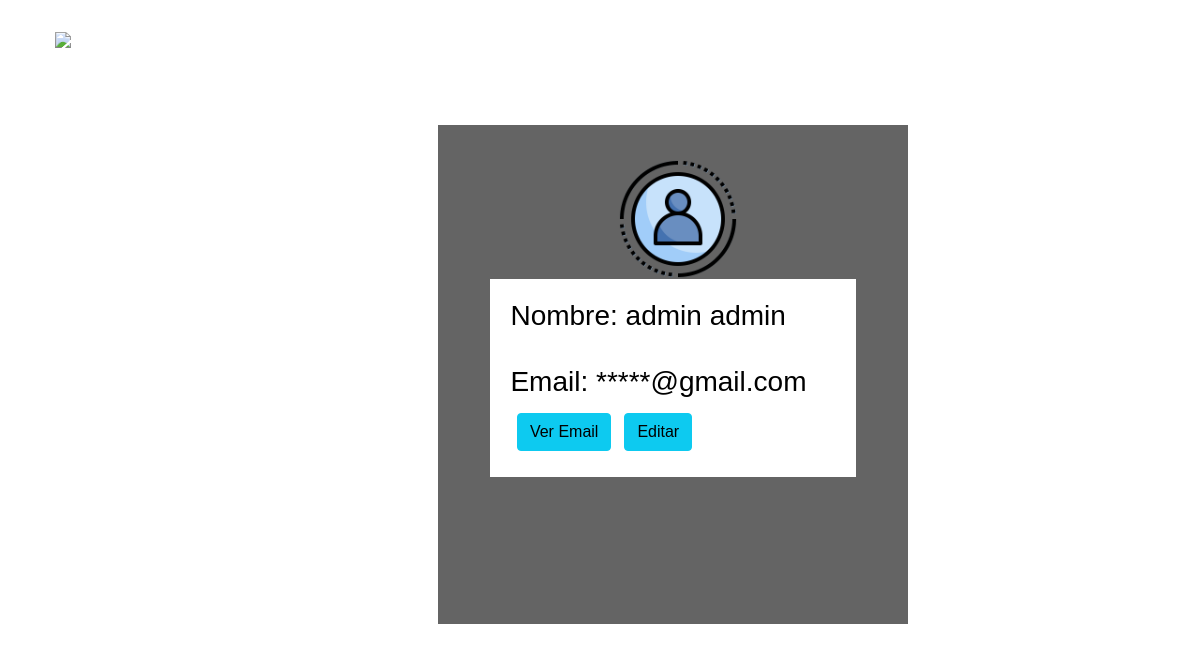
The page /perfil (signed in) on the database as committed earlier.
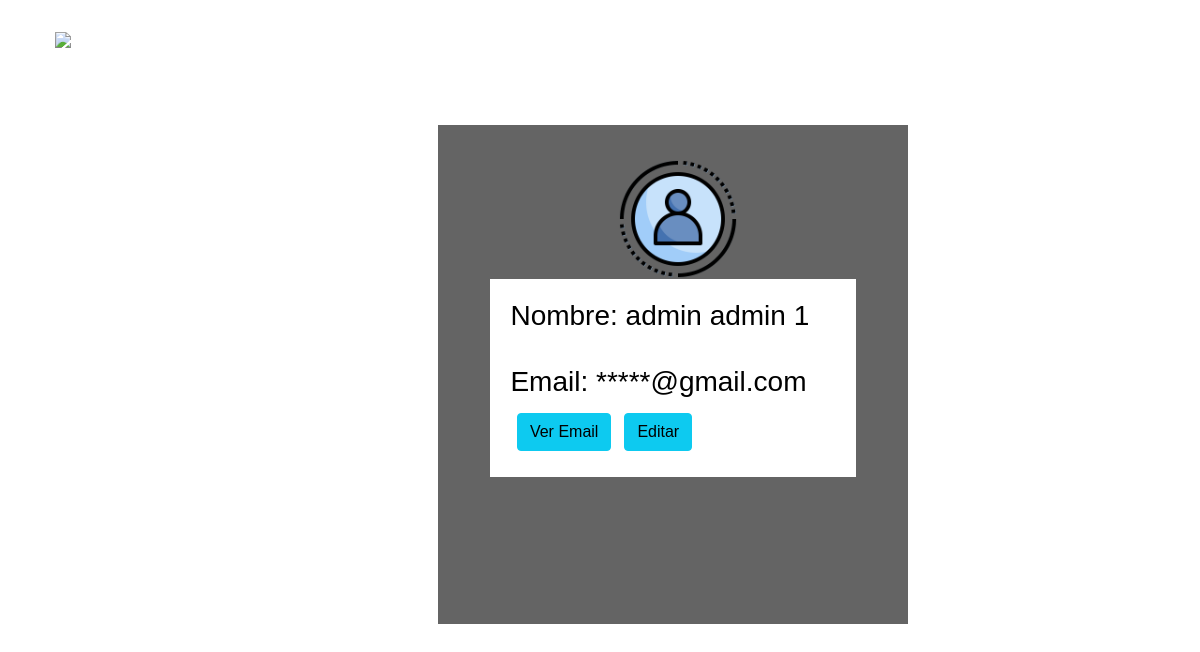
The same page on the database as committed later.
### core/models.py (models this page shows)
class Usuario(models.Model):
    nombre = models.CharField(max_length=16, )
    apellido = models.CharField( max_length=16, null=False)
    email = models.EmailField(primary_key=True, unique=True)
    pwd = models.CharField(null=False, max_length=12)
    tipo_usuario = models.BooleanField( max_length=16, default=False)

### core/views.py (the view)
# urls.py: path('perfil', perfil, name='perfil'),
def perfil(request):
    usuario = Usuario.objects.filter(email = request.session['email'])
    return render(request, 'core/perfil.html', {'usuario':usuario})

### core/templates/core/perfil.html (shortened to what this page needs)
{% extends "core/layout.html" %}
{% load static %}
{% block head %}
    <link href="{% static 'core/css/perfil1.css' %}" rel="stylesheet" type="text/css">
{% endblock %}
{% block content %}
<div  class="ratio ratio-16x9" >
    <h1>PERFIL</h1>
    <form method="post" id="formPerfil">
        <div id="iconoLogin">
            <img src="{% static 'core/img/icPerfil.png' %}" alt="login" width="120">
        </div>
        <div id="perfil_info">
            {% for i in usuario %}
            <h3>Nombre: {{ i.nombre }} {{ i.apellido }}</h3>
            <br>
            <h3 id="correo">Email: *****@gmail.com</h3>
            <div id="botones">
                <div id="botones_email">
                    <button type="button" class="btn btn-info" onclick="mostrarEmail(document.getElementById('email').textContent)">Ver Email</button>
                </div>
                <br>
                <div id="botones_ajustes">
                    <a href="{% url 'actualizarPerfil'  i.email  %}" class="btn btn-info" >Editar</a>
                </div>
            </div>
            {% endfor %}
        </div>
{% endblock %}

Rows that differ between the two databases and show on the page:
changed Usuario "admin": apellido "admin" → "admin 1"
